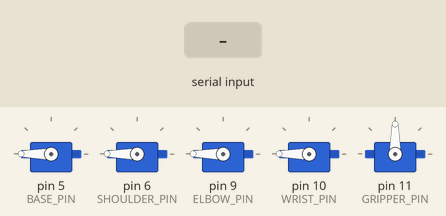
The sketch below on a simulated Arduino Uno, built with avr-gcc and run on an emulated ATmega328P. Parts: 5 × servo. The test bench sets the inputs (shaded band). What the sketch prints to the serial monitor is not drawn.

Above: at 17.4 s.
17.5 s: "<HOME>" received over Serial
At 17.97 s:
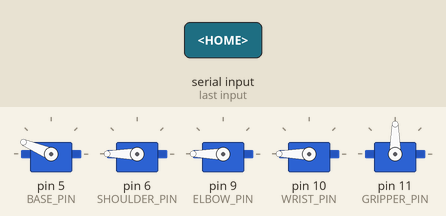
At 18.58 s:
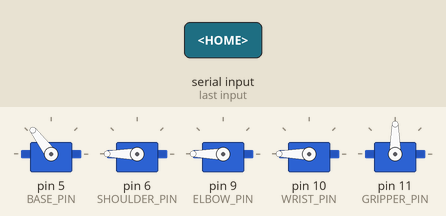
20.5 s: "<ANGLES>" received over Serial
At 22.7 s:
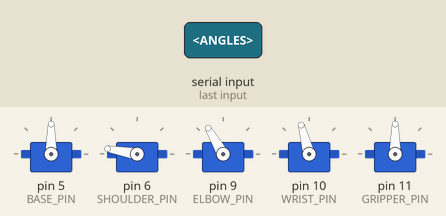
23.5 s: "<GRIPPER>" received over Serial
Timing chart, 0 to 26.5 s (numbered marks = the images above; inputs shaded):
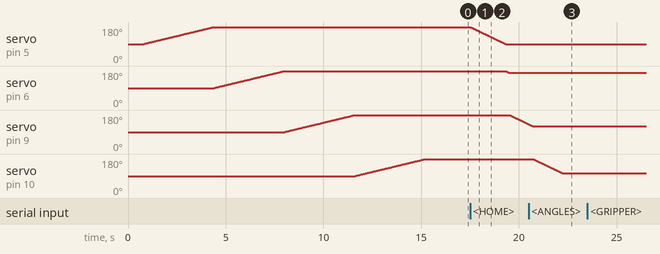

Measured:
- after the input at 17.5 s, servo on pin 5 (BASE_PIN): moves from 180° to 90° over 1.8 s, starting at once; servo on pin 6 (SHOULDER_PIN): moves from 180° to 170° over 0.18 s, starting after 1.8 s; servo on pin 9 (ELBOW_PIN): moves from 180° to 131° over 0.96 s, starting after 2.0 s
- after the input at 23.5 s, every drawn part: stays the same

The sketch:

the_best_of_the_best.ino
```cpp
#include <Servo.h>

Servo baseServo;
Servo shoulderServo;
Servo elbowServo;
Servo wristServo;
Servo gripperServo;

#define BASE_PIN 5
#define SHOULDER_PIN 6
#define ELBOW_PIN 9
#define WRIST_PIN 10
#define GRIPPER_PIN 11

float angles[4] = {90, 90, 90, 90}; // default angles for 4 DOF
int gripper_diameter = 0;
int ripeness = -1;
String inputString = "";
bool newData = false;
bool isExecuting = false;  // Flag to prevent command overlap

// Function to read current servo position before proper attachment
int readServoPosition(int pin) {
  // Temporarily attach servo to read its position
  Servo tempServo;
  tempServo.attach(pin);
  delay(50); // Small delay for servo to respond
  int currentPos = tempServo.read();
  tempServo.detach(); // Detach to avoid interference
  return currentPos;
}

// Smooth movement function with customizable step delay
void smoothMove(Servo &servo, int targetAngle, int stepDelay = 20) {
  int currentAngle = servo.read();
  int adjustedTarget = targetAngle + 90;  // Adjust for servo range

  // Constrain to valid servo range
  adjustedTarget = constrain(adjustedTarget, 0, 180);

  int step = (adjustedTarget > currentAngle) ? 1 : -1;

  for (int angle = currentAngle; angle != adjustedTarget; angle += step) {
    servo.write(angle);
    delay(stepDelay);
  }
  servo.write(adjustedTarget);  // Ensure exact target
}

void setup() {
  Serial.begin(9600);

  // Clear serial buffer
  while (Serial.available()) {
    Serial.read();
  }

  Serial.println("Reading current servo positions...");

  // Read current physical positions before proper attachment
  int currentBasePos = readServoPosition(BASE_PIN);
  int currentShoulderPos = readServoPosition(SHOULDER_PIN);
  int currentElbowPos = readServoPosition(ELBOW_PIN);
  int currentWristPos = readServoPosition(WRIST_PIN);
  int currentGripperPos = readServoPosition(GRIPPER_PIN);

  // Debug: Print current positions
  Serial.print("Current positions - Base: ");
  Serial.print(currentBasePos);
  Serial.print(", Shoulder: ");
  Serial.print(currentShoulderPos);
  Serial.print(", Elbow: ");
  Serial.print(currentElbowPos);
  Serial.print(", Wrist: ");
  Serial.print(currentWristPos);
  Serial.print(", Gripper: ");
  Serial.println(currentGripperPos);

  // Now attach servos and set them to their current positions
  baseServo.attach(BASE_PIN);
  baseServo.write(currentBasePos);

  shoulderServo.attach(SHOULDER_PIN);
  shoulderServo.write(currentShoulderPos);

  elbowServo.attach(ELBOW_PIN);
  elbowServo.write(currentElbowPos);

  wristServo.attach(WRIST_PIN);
  wristServo.write(currentWristPos);

  gripperServo.attach(GRIPPER_PIN);
  gripperServo.write(currentGripperPos);

  // Small delay to ensure servos are stable at current positions
  delay(500);

  Serial.println("Moving to default positions smoothly...");

  // Now smoothly move to desired positions with slower movement
  smoothMove(baseServo, angles[0], 40);    // Slow movement (40ms delay)
  smoothMove(shoulderServo, angles[1], 40);
  smoothMove(elbowServo, angles[2], 40);
  smoothMove(wristServo, angles[3], 40);

  // Set gripper to stop position
  gripperServo.write(90);

  // Wait for all movements to complete
  delay(1000);

  // Send ready signal
  Serial.println("READY");
  Serial.flush();
}

void loop() {
  if (!isExecuting) {  // Only process new commands if not busy
    recvWithStartEndMarkers();
    if (newData) {
      newData = false;
      isExecuting = true;
      parseCommand(inputString);
      isExecuting = false;
    }
  }
}

void recvWithStartEndMarkers() {
  static boolean recvInProgress = false;
  char startMarker = '<';
  char endMarker = '>';
  char rc;

  // Clear the input string when starting fresh
  if (!recvInProgress) {
    inputString = "";
  }

  while (Serial.available() > 0 && newData == false) {
    rc = Serial.read();
    if (recvInProgress == true) {
      if (rc != endMarker) {
        inputString += rc;
      } else {
        recvInProgress = false;
        newData = true;
      }
    } else if (rc == startMarker) {
      inputString = "";  // Clear any previous partial data
      recvInProgress = true;
    }
  }
}

void parseCommand(String cmd) {
  if (cmd.startsWith("ANGLES")) {
    // Parse integers instead of floats to match Python's integer sending
    int tempAngles[4];
    if (sscanf(cmd.c_str(), "ANGLES,%d,%d,%d,%d", &tempAngles[0], &tempAngles[1], &tempAngles[2], &tempAngles[3]) == 4) {
      // Convert to floats for internal use
      for (int i = 0; i < 4; i++) {
        angles[i] = (float)tempAngles[i];
      }
      moveToAngles();
      Serial.println("ACK_ANGLES");
    } else {
      Serial.println("ERROR_ANGLES");
    }
  }
  else if (cmd.startsWith("GRIPPER")) {
    if (sscanf(cmd.c_str(), "GRIPPER,%d", &gripper_diameter) == 1) {
      gripObject();
      Serial.println("ACK_GRIPPER");
    } else {
      Serial.println("ERROR_GRIPPER");
    }
  }
  else if (cmd.startsWith("RIPENESS")) {
    if (sscanf(cmd.c_str(), "RIPENESS,%d", &ripeness) == 1) {
      placeObject();
      Serial.println("ACK_RIPENESS");
    } else {
      Serial.println("ERROR_RIPENESS");
    }
  }
  else if (cmd == "HOME") {
    goHome();
    Serial.println("ACK_HOME");
  }
  else {
    Serial.println("UNKNOWN_COMMAND");
  }

  // Ensure response is sent immediately
  Serial.flush();
}

void moveToAngles() {
  smoothMove(baseServo, angles[0]);
  smoothMove(elbowServo, angles[2]);
  smoothMove(wristServo, angles[3]);
  smoothMove(shoulderServo, angles[1]);
  delay(1000);  // Wait for all movements to complete
}

void leaveObject() {
  if (gripper_diameter > 5 && gripper_diameter < 13) {
    float t = (-0.136 * gripper_diameter) + 2.161;
    int time_ms = t * 1000;

    gripperServo.write(45);  // Move backward
    delay(time_ms);
    gripperServo.write(90);  // Stop
  }
  delay(500);  // Settling time
}

void gripObject() {
  if (gripper_diameter > 5 && gripper_diameter < 13) {
    float t = (-0.136 * gripper_diameter) + 2.361;
    int time_ms = t * 1000;

    gripperServo.write(145); // Move forward
    delay(time_ms);
    gripperServo.write(90);  // Stop
  }
  delay(500);  // Settling time
}

void placeObject() {
  if (ripeness == 1) {
    // Move to ripe bin position
    smoothMove(shoulderServo, 85);
    smoothMove(baseServo, 0);
    smoothMove(elbowServo, 60);
    smoothMove(wristServo, 80);
    delay(500);  // Settle before releasing
    leaveObject();
  } else if (ripeness == 0) {
    // Move to unripe bin position
    smoothMove(shoulderServo, 80);
    smoothMove(baseServo, -70);
    smoothMove(elbowServo, 60);
    smoothMove(wristServo, 85);
    delay(500);  // Settle before releasing
    leaveObject();
  }

  delay(1000);  // Wait after placing
  goHome();     // Return to home after placing
}

void goHome() {
  smoothMove(baseServo, 0);
  smoothMove(shoulderServo, 80);
  smoothMove(elbowServo, 30);
  smoothMove(wristServo, 15);
  gripperServo.write(90); // Stop gripper
  delay(1000);  // Settling time at home
}
```
